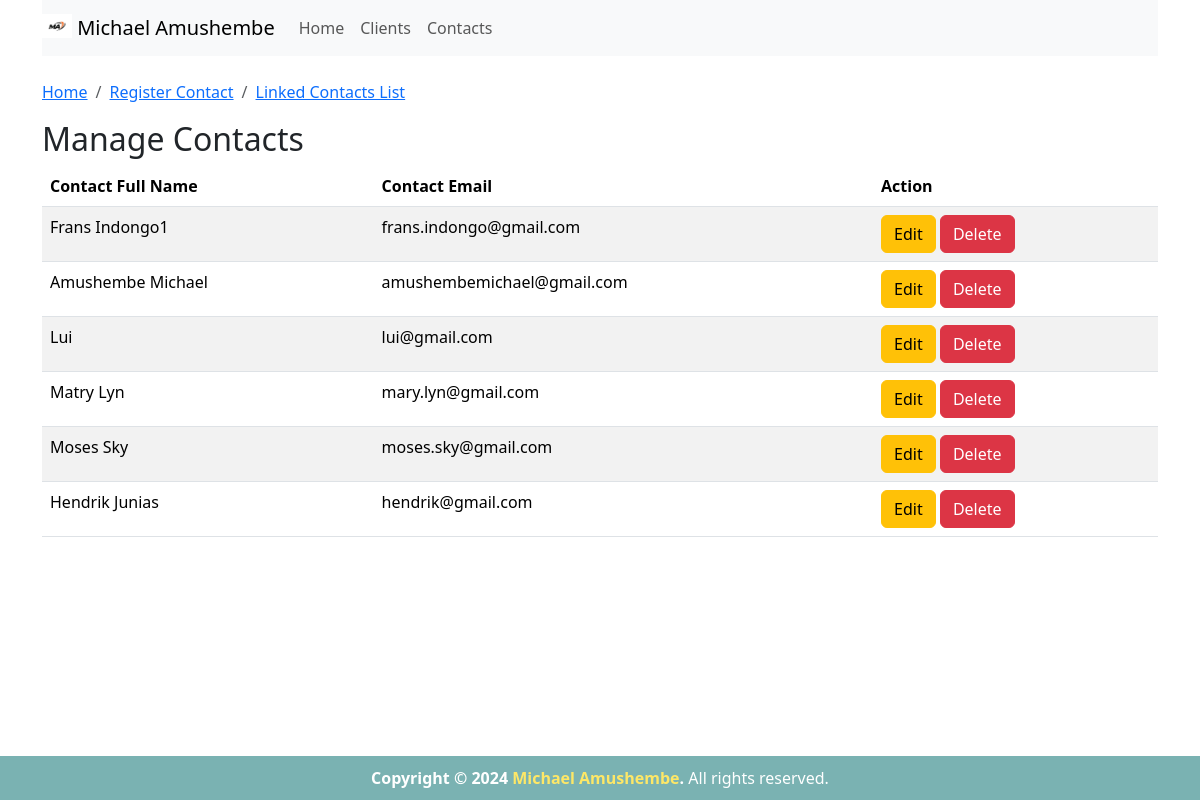
Page /index.php?action=manageContacts on the committed database.
### tables this page shows
CREATE TABLE IF NOT EXISTS `contacts` (
  `id` int NOT NULL AUTO_INCREMENT,
  `contact_name` varchar(255) DEFAULT NULL,
  `contact_email` varchar(255) DEFAULT NULL,
  PRIMARY KEY (`id`)
);

### Controllers/ContactController.php (called while the page is built, shortened)
<?php
class ContactController {
    private $contactModel;
    public function __construct() {
        $this->contactModel = new ContactModel();
    }
    public function manageContacts() {
        $contacts = $this->contactModel->getAllContacts();
        include __DIR__ . '/../views/manage_contacts.php';
    }
}
?>

### autoload.php (called while the page is built, shortened)
<?php
spl_autoload_register(function ($class_name) {
    $directories = [
        __DIR__ . '/controllers/',
        __DIR__ . '/models/',
        __DIR__ . '/config/',
    ];
    foreach ($directories as $directory) {
        $file = $directory . $class_name . '.php';
        if (file_exists($file)) {
            return;
        }
    }
});

### Models/ContactModel.php (called while the page is built, shortened)
<?php
class ContactModel {
    private $db;
    public function __construct() {
        $this->db = new mysqli('localhost', 'root', '', 'Clients');
    }
    public function getAllContacts() {
        $query = "SELECT * FROM contacts";
        $result = $this->db->query($query);
        return $result->fetch_all(MYSQLI_ASSOC);
    }
}
?>

### Views/manage_contacts.php (the view, shortened to what this page needs)
<!DOCTYPE html>
<html lang="en">
<head>
    <link rel="stylesheet" href="../styling/bootstrap-5.3.3-dist/css/bootstrap.min.css">
</head>
<body>
<div class="container">
    <?php include 'includes/header.php'; ?>
     <br>
     <nav aria-label="breadcrumb mt-5 mb-5">
    <ol class="breadcrumb">
        <li class="breadcrumb-item"><a href="index.php?action=index">Home</a></li>
        <li class="breadcrumb-item"><a href="index.php?action=createContact">Register Contact</a></li>
        <li class="breadcrumb-item"><a href="index.php?action=linkExistingContact">Linked Contacts List</a></li>
    </ol>
</nav>
    <h2>Manage Contacts</h2>
    <?php if (empty($contacts)): ?>
        <p>No contact(s) found.</p>
    <?php else: ?>
        <table class="table table-striped">
            <thead>
                <tr>
                    <th>Contact Full Name</th>
                    <th>Contact Email</th>
                    <th>Action</th>
                </tr>
            </thead>
            <tbody>
                <?php foreach ($contacts as $contact): ?>
                    <tr>
                        <td><?php echo htmlspecialchars($contact['contact_name']); ?></td>
                        <td><?php echo htmlspecialchars($contact['contact_email']); ?></td>
                        <td>
                            <a href="index.php?action=editContact&id=<?php echo $contact['id']; ?>" class="btn btn-warning">Edit</a>
                            <form action="index.php?action=deleteContact" method="POST" style="display:inline;">
                                <button type="submit" class="btn btn-danger">Delete</button>
                            </form>
                        </td>
                    </tr>
                <?php endforeach; ?>
            </tbody>
        </table>
    <?php endif; ?>
</div>
<?php include 'includes/footer.php'; ?>
</body>
</html>

### rows in the picture
contacts: contact_name "Frans Indongo1", contact_email "frans.indongo@gmail.com"
contacts: contact_name "Amushembe Michael", contact_email "amushembemichael@gmail.com"
contacts: contact_name "Lui", contact_email "lui@gmail.com"
contacts: contact_name "Matry Lyn", contact_email "mary.lyn@gmail.com"
contacts: contact_name "Moses Sky", contact_email "moses.sky@gmail.com"
contacts: contact_name "Hendrik Junias", contact_email "hendrik@gmail.com"
